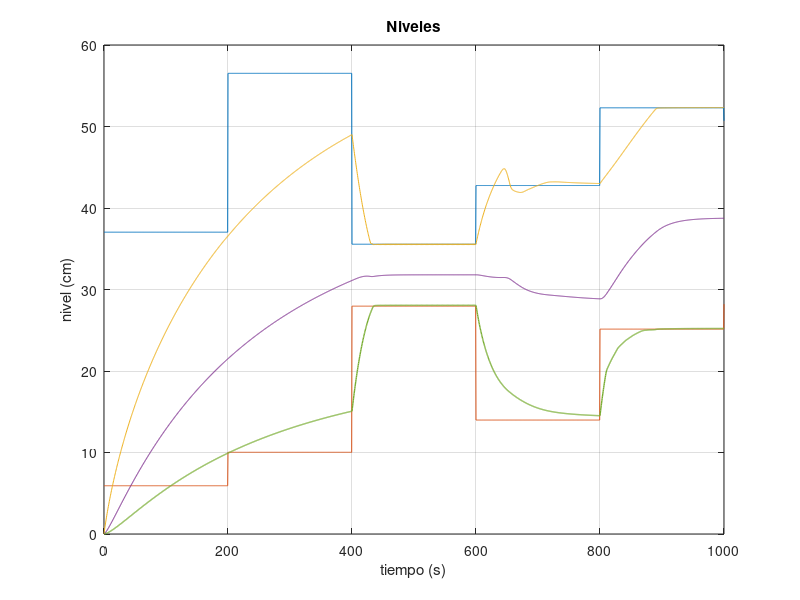
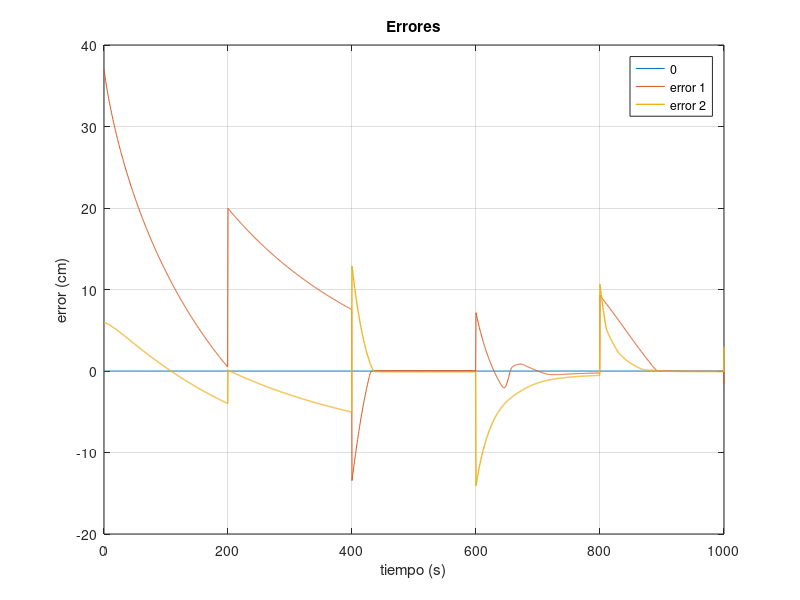
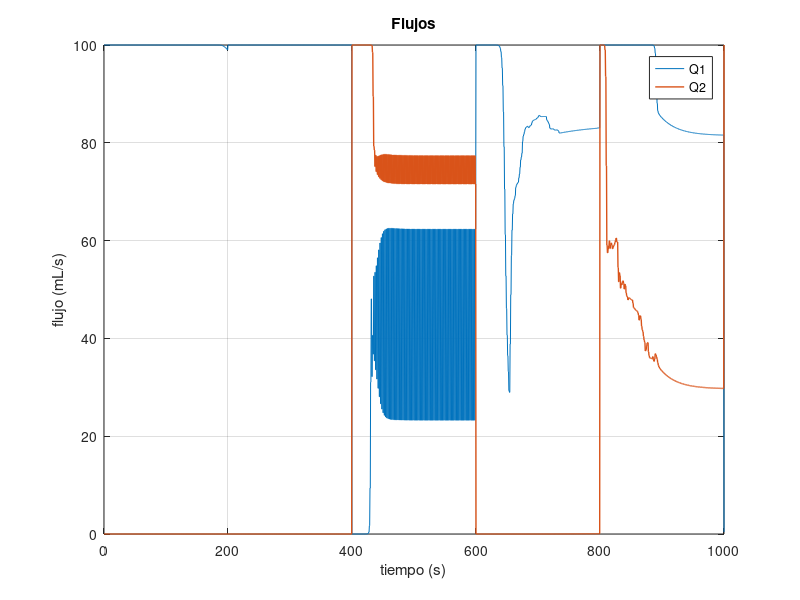

Recreate these plots in MATLAB, in order.

clear all;

load("altura.mat");
load("error.mat");
load("flujo.mat");
resized = [680, 458, 280, 210];

figure(1)
plot(altura(1,:), altura(2,:)*100, altura(1,:), altura(3,:)*100, altura(1,:), altura(4,:)*100,altura(1,:), altura(5,:)*100, altura(1,:), altura(6,:)*100, 'linewidth', 1);
grid on;
xlabel('tiempo (s)');
ylabel('nivel (cm)');
%legend('H1*', 'H2*', 'H1', 'H3', 'H2');
title('Niveles');
set(gcf, 'Position', resized);

figure(2)
plot(error(1,:), zeros(size(error(1,:))), error(1,:), error(2,:)*100, error(1,:), error(3,:)*100, 'linewidth', 1);
grid on;
xlabel('tiempo (s)');
ylabel('error (cm)');
legend('0', 'error 1', 'error 2');
title('Errores');
set(gcf, 'Position', resized);

figure(3)
plot(flujo(1,:), flujo(2,:)*1000, flujo(1,:), flujo(3,:)*1000, 'linewidth', 1);
grid on;
xlabel('tiempo (s)');
ylabel('flujo (mL/s)');
legend('Q1', 'Q2');
title('Flujos');
set(gcf, 'Position', resized);
